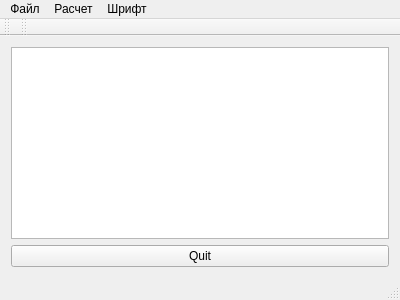
<?xml version="1.0" encoding="UTF-8"?>
<ui version="4.0">
 <class>mqMesh</class>
 <widget class="QMainWindow" name="mqMesh">
  <property name="geometry">
   <rect>
    <x>0</x>
    <y>0</y>
    <width>400</width>
    <height>300</height>
   </rect>
  </property>
  <property name="windowTitle">
   <string>QNotepad</string>
  </property>
  <widget class="QWidget" name="centralWidget">
   <layout class="QGridLayout" name="gridLayout">
    <item row="0" column="0">
     <layout class="QGridLayout" name="gridLayout_2">
      <item row="0" column="0">
       <widget class="QTextEdit" name="textEdit"/>
      </item>
      <item row="1" column="0">
       <widget class="QPushButton" name="quitButton">
        <property name="text">
         <string>Quit</string>
        </property>
       </widget>
      </item>
     </layout>
    </item>
   </layout>
  </widget>
  <widget class="QMenuBar" name="menuBar">
   <property name="geometry">
    <rect>
     <x>0</x>
     <y>0</y>
     <width>400</width>
     <height>21</height>
    </rect>
   </property>
   <widget class="QMenu" name="menu">
    <property name="title">
     <string>Файл</string>
    </property>
    <addaction name="actionOpen"/>
   </widget>
   <widget class="QMenu" name="menu_2">
    <property name="title">
     <string>Расчет</string>
    </property>
    <addaction name="actionStart"/>
    <addaction name="actionStop"/>
   </widget>
   <widget class="QMenu" name="menu_3">
    <property name="title">
     <string>Шрифт</string>
    </property>
    <addaction name="actionFontSelection"/>
    <addaction name="actionPrint"/>
   </widget>
   <addaction name="menu"/>
   <addaction name="menu_2"/>
   <addaction name="menu_3"/>
  </widget>
  <widget class="QToolBar" name="mainToolBar">
   <attribute name="toolBarArea">
    <enum>TopToolBarArea</enum>
   </attribute>
   <attribute name="toolBarBreak">
    <bool>false</bool>
   </attribute>
  </widget>
  <widget class="QStatusBar" name="statusBar"/>
  <widget class="QToolBar" name="toolBar">
   <property name="windowTitle">
    <string>toolBar</string>
   </property>
   <attribute name="toolBarArea">
    <enum>TopToolBarArea</enum>
   </attribute>
   <attribute name="toolBarBreak">
    <bool>false</bool>
   </attribute>
  </widget>
  <action name="actionOpen">
   <property name="text">
    <string>Открыть</string>
   </property>
  </action>
  <action name="actionStart">
   <property name="text">
    <string>Старт</string>
   </property>
  </action>
  <action name="actionStop">
   <property name="text">
    <string>Стоп</string>
   </property>
  </action>
  <action name="actionFontSelection">
   <property name="text">
    <string>Выбрать шрифт</string>
   </property>
  </action>
  <action name="actionPrint">
   <property name="text">
    <string>Печать</string>
   </property>
  </action>
 </widget>
 <layoutdefault spacing="6" margin="11"/>
 <resources/>
 <connections/>
</ui>
